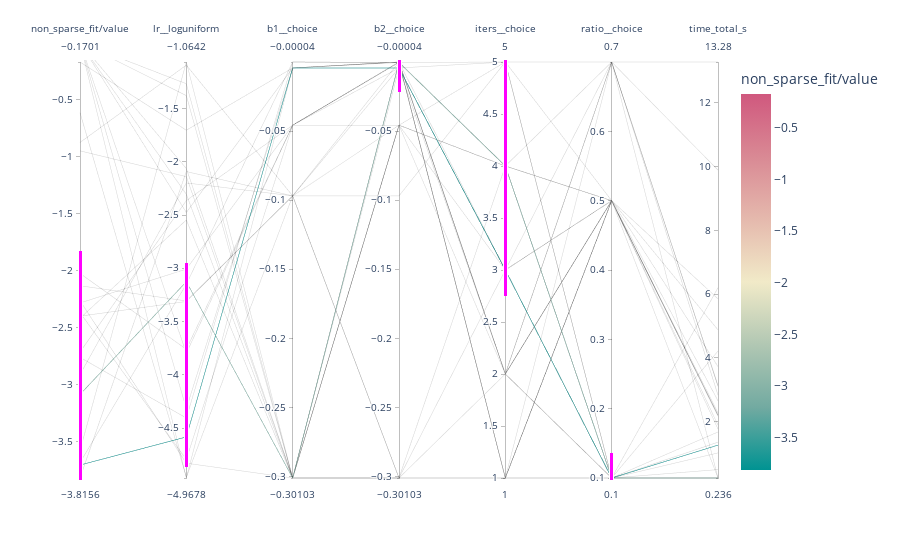

Write notebook code for a chart like this one.
### Code cell
fig = px.parallel_coordinates(df[all_fields], color="losses/opt1/non_sparse_fit/value",
                              labels=labels,
                             color_continuous_scale=px.colors.diverging.Tealrose)
fig.show()

### Figure 1 — Plotly figure (JSON) as saved in the notebook; plotly's stock layout.template omitted (floating-point values rounded to 4 significant figures)
{"data": [{"dimensions": [{"constraintrange": [-3.912, -1.824], "label": "non_sparse_fit/value", "values": [-2.131, -0.8751, -3.083, -0.1701, -2.712, -2.759, -0.6136, -3.575, -2.416, -3.702, -2.282, -3.681, -2.023, -2.909, -2.263, -3.816, -0.9487, -2.398, -2.366, null, null, null, null, null, null, null, null]}, {"constraintrange": [-4.864, -2.951], "label": "lr__loguniform", "values": [-3.306, -1.093, -3.126, -1.704, -2.365, -4.405, -4.96, -1.064, -2.547, -4.582, -3.007, -3.149, -3.76, -2.199, -4.829, -2.092, -2.14, -3.311, -4.795, -2.477, -2.306, -1.379, -4.968, -4.317, -2.064, -3.796, -1.268]}, {"label": "b1__choice", "values": [-0.09691, -0.09691, -0.301, -0.004365, -0.04576, -4.343e-05, -0.09691, -0.301, -0.301, -0.004365, -0.04576, -4.343e-05, -0.04576, -0.09691, -0.301, -0.09691, -0.301, -0.09691, -0.04576, -0.004365, -0.301, -0.301, -0.004365, -0.004365, -0.301, -0.04576, -0.301]}, {"constraintrange": [-0.02198, 0.05077], "label": "b2__choice", "values": [-0.301, -0.004365, -0.0004345, -0.0004345, -0.0004345, -0.0004345, -0.301, -0.301, -0.04576, -0.004365, -0.04576, -0.0004345, -0.004365, -4.343e-05, -4.343e-05, -0.09691, -0.301, -0.04576, -4.343e-05, -4.343e-05, -0.301, -0.004365, -4.343e-05, -4.343e-05, -0.04576, -4.343e-05, -0.04576]}, {"constraintrange": [2.749, 6.337], "label": "iters__choice", "values": [2, 5, 4, 5, 2, 2, 3, 1, 5, 3, 4, 1, 3, 4, 1, 5, 1, 4, 1, 3, 4, 2, 2, 2, 3, 1, 2]}, {"constraintrange": [0.07227, 0.1358], "label": "ratio__choice", "values": [0.7, 0.1, 0.1, 0.5, 0.1, 0.5, 0.7, 0.5, 0.7, 0.1, 0.5, 0.5, 0.5, 0.5, 0.7, 0.1, 0.5, 0.7, 0.1, 0.1, 0.1, 0.5, 0.7, 0.5, 0.5, 0.1, 0.1]}, {"label": "time_total_s", "values": [0.2357, 0.2374, 0.2375, 0.2378, 0.238, 2.208, 3.139, 2.198, 3.109, 1.267, 2.172, 2.271, 2.655, 3.728, 2.836, 4.216, 1.893, 13.28, 1.358, 6.2, 1.679, 4.881, 9.89, 5.854, 1.772, 0.4992, 1.022]}], "domain": {"x": [0, 1], "y": [0, 1]}, "line": {"color": [-2.131, -0.8751, -3.083, -0.1701, -2.712, -2.759, -0.6136, -3.575, -2.416, -3.702, -2.282, -3.681, -2.023, -2.909, -2.263, -3.816, -0.9487, -2.398, -2.366, null, null, null, null, null, null, null, null], "coloraxis": "coloraxis"}, "name": "", "type": "parcoords"}], "layout": {"autosize": true, "coloraxis": {"colorbar": {"title": {"text": "non_sparse_fit/value"}}, "colorscale": [[0, "rgb(0, 147, 146)"], [0.1667, "rgb(114, 170, 161)"], [0.3333, "rgb(177, 199, 179)"], [0.5, "rgb(241, 234, 200)"], [0.6667, "rgb(229, 185, 173)"], [0.8333, "rgb(217, 137, 148)"], [1, "rgb(208, 88, 126)"]]}, "legend": {"tracegroupgap": 0}, "margin": {"t": 60}}}
